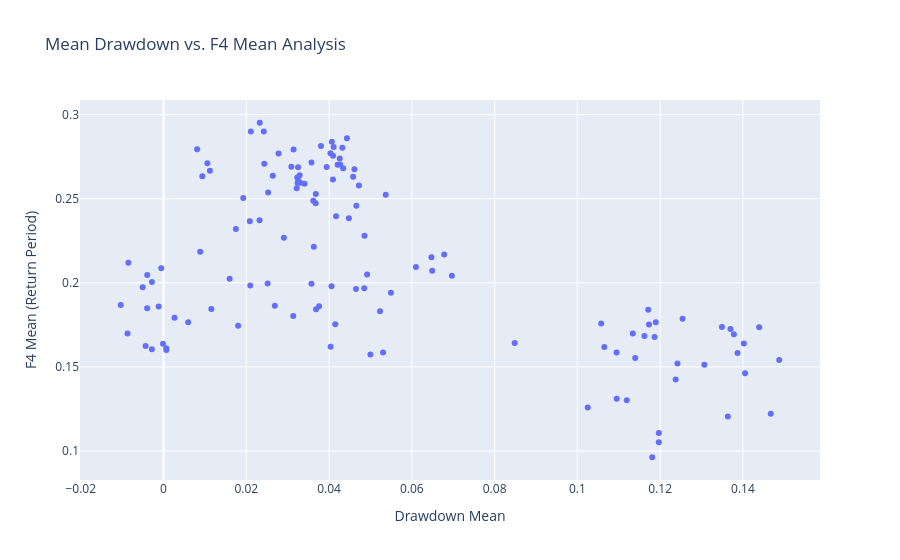

The code cell stored with this chart in its notebook:
### Code cell
import plotly.express as px

# Create the scatter plot
fig = px.scatter(
    df4, 
    x="crash", 
    y="boom",
    hover_data=df4.columns,  # Displays all columns on mouseover
    title="Mean Drawdown vs. F4 Mean Analysis"
)

# Optional: Improve layout for better readability
fig.update_layout(
    xaxis_title="Drawdown Mean",
    yaxis_title="F4 Mean (Return Period)",
    hovermode="closest"
)

fig.show()
